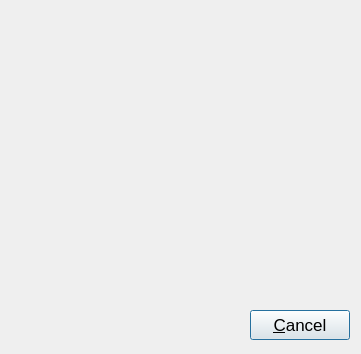
<?xml version="1.0" encoding="UTF-8"?>
<ui version="4.0">
 <class>ReadySellerDialog</class>
 <widget class="QDialog" name="ReadySellerDialog">
  <property name="windowModality">
   <enum>Qt::ApplicationModal</enum>
  </property>
  <property name="geometry">
   <rect>
    <x>0</x>
    <y>0</y>
    <width>361</width>
    <height>354</height>
   </rect>
  </property>
  <property name="font">
   <font>
    <pointsize>13</pointsize>
   </font>
  </property>
  <property name="windowTitle">
   <string>Ready Sellers</string>
  </property>
  <widget class="QPushButton" name="buttonCancel">
   <property name="geometry">
    <rect>
     <x>250</x>
     <y>310</y>
     <width>100</width>
     <height>30</height>
    </rect>
   </property>
   <property name="sizePolicy">
    <sizepolicy hsizetype="Expanding" vsizetype="Preferred">
     <horstretch>0</horstretch>
     <verstretch>0</verstretch>
    </sizepolicy>
   </property>
   <property name="minimumSize">
    <size>
     <width>80</width>
     <height>27</height>
    </size>
   </property>
   <property name="text">
    <string>&amp;Cancel</string>
   </property>
   <property name="shortcut">
    <string/>
   </property>
   <property name="autoDefault">
    <bool>true</bool>
   </property>
  </widget>
  <widget class="Q3ListBox" name="readySellerList">
   <property name="geometry">
    <rect>
     <x>10</x>
     <y>20</y>
     <width>340</width>
     <height>280</height>
    </rect>
   </property>
  </widget>
 </widget>
 <layoutdefault spacing="6" margin="11"/>
 <pixmapfunction>qPixmapFromMimeSource</pixmapfunction>
 <customwidgets>
  <customwidget>
   <class>Q3Frame</class>
   <extends>QFrame</extends>
   <header>Qt3Support/Q3Frame</header>
   <container>1</container>
  </customwidget>
  <customwidget>
   <class>Q3ListBox</class>
   <extends>Q3Frame</extends>
   <header>q3listbox.h</header>
  </customwidget>
 </customwidgets>
 <includes>
  <include location="local">dao/invoicedao.h</include>
  <include location="global">q3progressdialog.h</include>
 </includes>
 <resources/>
 <connections/>
</ui>
